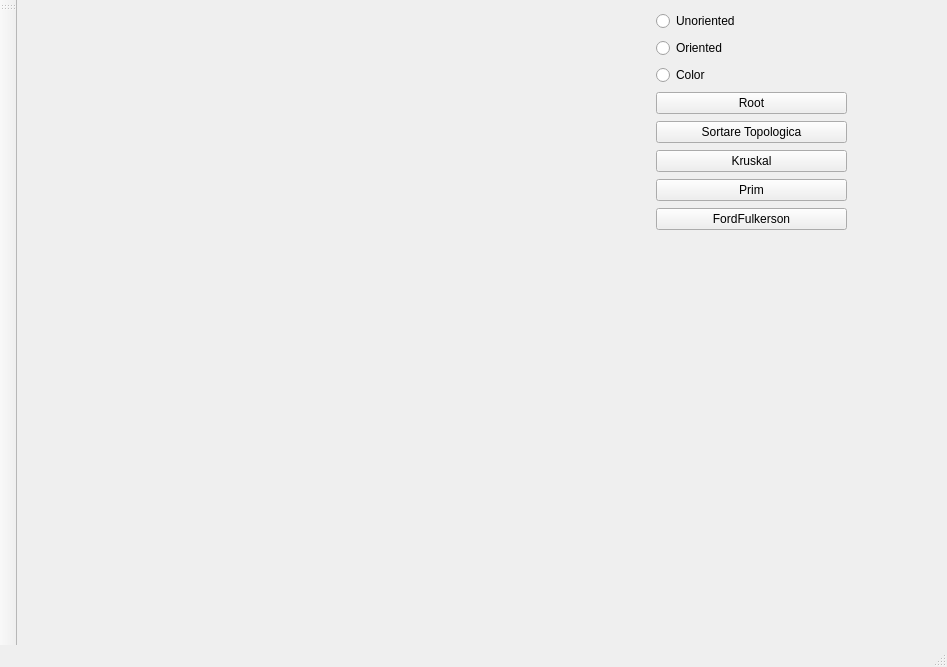
<?xml version="1.0" encoding="UTF-8"?>
<ui version="4.0">
 <class>MainWindow</class>
 <widget class="QMainWindow" name="MainWindow">
  <property name="geometry">
   <rect>
    <x>0</x>
    <y>0</y>
    <width>947</width>
    <height>667</height>
   </rect>
  </property>
  <property name="windowTitle">
   <string>MainWindow</string>
  </property>
  <widget class="QWidget" name="centralWidget">
   <widget class="QWidget" name="verticalLayoutWidget">
    <property name="geometry">
     <rect>
      <x>639</x>
      <y>10</y>
      <width>191</width>
      <height>224</height>
     </rect>
    </property>
    <layout class="QVBoxLayout" name="verticalLayout">
     <item>
      <widget class="QRadioButton" name="radioButton2">
       <property name="text">
        <string>Unoriented</string>
       </property>
      </widget>
     </item>
     <item>
      <widget class="QRadioButton" name="radioButton1">
       <property name="text">
        <string>Oriented</string>
       </property>
      </widget>
     </item>
     <item>
      <widget class="QRadioButton" name="radioButton3">
       <property name="text">
        <string>Color</string>
       </property>
      </widget>
     </item>
     <item>
      <widget class="QPushButton" name="pushButton_2">
       <property name="text">
        <string>Root</string>
       </property>
      </widget>
     </item>
     <item>
      <widget class="QPushButton" name="pushButton">
       <property name="text">
        <string>Sortare Topologica</string>
       </property>
      </widget>
     </item>
     <item>
      <widget class="QPushButton" name="pushButton_3">
       <property name="text">
        <string>Kruskal</string>
       </property>
      </widget>
     </item>
     <item>
      <widget class="QPushButton" name="pushButton_4">
       <property name="text">
        <string>Prim</string>
       </property>
      </widget>
     </item>
     <item>
      <widget class="QPushButton" name="pushButton_5">
       <property name="text">
        <string>FordFulkerson</string>
       </property>
      </widget>
     </item>
    </layout>
   </widget>
  </widget>
  <widget class="QMenuBar" name="menubar">
   <property name="geometry">
    <rect>
     <x>0</x>
     <y>0</y>
     <width>947</width>
     <height>22</height>
    </rect>
   </property>
  </widget>
  <widget class="QStatusBar" name="statusbar"/>
  <widget class="QToolBar" name="toolBar">
   <property name="windowTitle">
    <string>toolBar</string>
   </property>
   <attribute name="toolBarArea">
    <enum>LeftToolBarArea</enum>
   </attribute>
   <attribute name="toolBarBreak">
    <bool>false</bool>
   </attribute>
  </widget>
 </widget>
 <resources/>
 <connections/>
 <slots>
  <signal>ClickedButton2()</signal>
  <slot>ClickedButton()</slot>
 </slots>
</ui>
